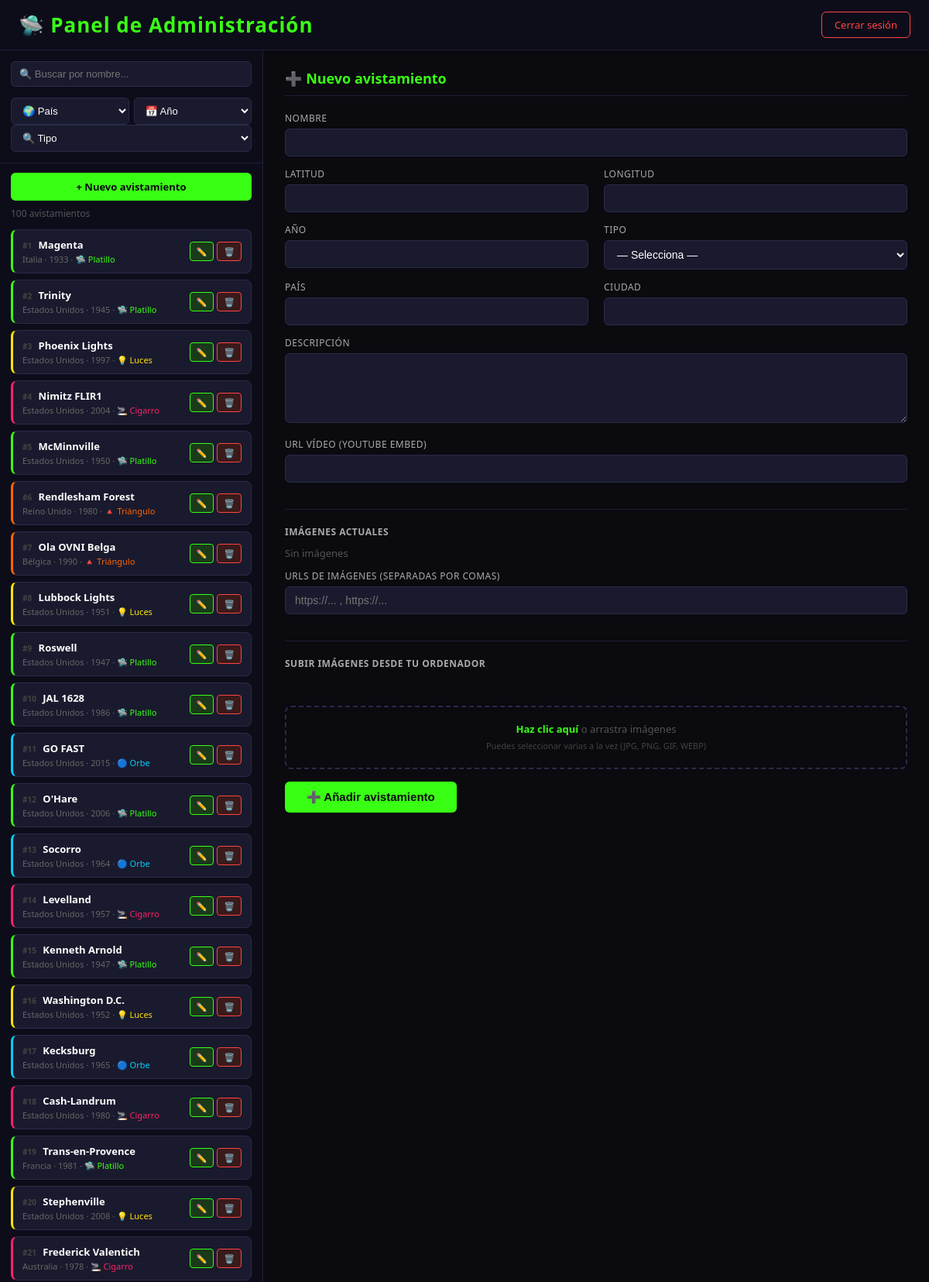
/admin.php (signed in, upper part), run on the app's committed database.
### tables this page shows
CREATE TABLE `avistamientos` (
  `id` int(11) NOT NULL,
  `nombre` varchar(255) NOT NULL,
  `lat` float NOT NULL,
  `lng` float NOT NULL,
  `año` int(11) NOT NULL,
  `pais` varchar(255) NOT NULL,
  `ciudad` varchar(100) DEFAULT '',
  `descripcion` text NOT NULL,
  `imagenes` text NOT NULL,
  `video` varchar(500) NOT NULL,
  `tipo` varchar(50) DEFAULT 'orbe'
);

### admin.php (the view, shortened to what this page needs)
<?php
$host     = 'localhost';
$dbname   = 'ovni_db';
$user     = 'root';
$password = '';
$pdo = new PDO("mysql:host=$host;dbname=$dbname;charset=utf8", $user, $password);
$pdo->setAttribute(PDO::ATTR_ERRMODE, PDO::ERRMODE_EXCEPTION);
$modoEdicion = false;
$avistamiento = [
  'id' => '', 'nombre' => '', 'lat' => '', 'lng' => '', 'año' => '',
  'pais' => '', 'ciudad' => '', 'descripcion' => '', 'video' => '',
  'imagenes' => '', 'tipo' => ''
];
$filtroPais = $_GET['filtro_pais'] ?? '';
$filtroAño  = $_GET['filtro_año']  ?? '';
$filtroTipo = $_GET['filtro_tipo'] ?? '';
$filtroBusq = $_GET['busqueda']    ?? '';
$params = [];
$sql  = "SELECT * FROM avistamientos";
$sql .= " ORDER BY id ASC";
$stmt = $pdo->prepare($sql);
$stmt->execute($params);
$avistamientos = $stmt->fetchAll(PDO::FETCH_ASSOC);
$tipoLabels  = ['platillo'=>'🛸 Platillo','orbe'=>'🔵 Orbe','triangulo'=>'🔺 Triángulo','cigarro'=>'🚬 Cigarro','luces'=>'💡 Luces'];
?>
<!DOCTYPE html>
<html lang="es">
<head>
</head>
<body>
<div id="cabecera">
  <h1>🛸 Panel de Administración</h1>
  <a href="logout.php" class="btn-logout">Cerrar sesión</a>
</div>
<div id="layout">
  <div id="panel-lista">
    <div id="filtros-admin">
      <form method="GET" id="form-filtros">
        <input type="text" name="busqueda" placeholder="🔍 Buscar por nombre..."
               value="<?= htmlspecialchars($filtroBusq) ?>">
        <div class="fila-filtros">
          <select name="filtro_pais" onchange="this.form.submit()">
            <option value="">🌍 País</option>
          </select>
          <select name="filtro_año" onchange="this.form.submit()">
            <option value="">📅 Año</option>
          </select>
        </div>
        <select name="filtro_tipo" onchange="this.form.submit()">
          <option value="">🔍 Tipo</option>
        </select>
      </form>
    </div>
    <a href="admin.php" id="btn-nuevo">+ Nuevo avistamiento</a>
    <div id="contador-lista"><?= count($avistamientos) ?> avistamiento<?= count($avistamientos)!=1?'s':'' ?></div>
    <div id="lista-scroll">
      <?php foreach ($avistamientos as $a):
        $tipoColor = ['platillo'=>'#39ff14','orbe'=>'#00cfff','triangulo'=>'#ff6600','cigarro'=>'#ff2266','luces'=>'#ffe600'];
        $color = $tipoColor[$a['tipo']] ?? '#444';
        $esActivo = $modoEdicion && (int)$avistamiento['id'] === (int)$a['id'];
      ?>
      <div class="item-lista <?= $esActivo ? 'activo' : '' ?>"
           style="border-left-color: <?= $color ?>"
           onclick="location.href='admin.php?editar=<?= $a['id'] ?>&<?= http_build_query(array_filter(['filtro_pais'=>$filtroPais,'filtro_año'=>$filtroAño,'filtro_tipo'=>$filtroTipo,'busqueda'=>$filtroBusq])) ?>'">
        <div class="item-info">
          <div class="item-nombre">
            <span style="color:#444;font-size:10px;margin-right:5px;">#<?= $a['id'] ?></span>
            <?= htmlspecialchars($a['nombre']) ?>
          </div>
          <div class="item-meta">
            <?= htmlspecialchars($a['pais']) ?> · <?= $a['año'] ?> ·
            <span style="color:<?= $color ?>"><?= $tipoLabels[$a['tipo']] ?? $a['tipo'] ?></span>
          </div>
        </div>
        <div class="item-acciones" onclick="event.stopPropagation()">
          <a href="admin.php?editar=<?= $a['id'] ?>" class="btn-mini btn-editar">✏️</a>
          <a href="admin.php?borrar=<?= $a['id'] ?>"
             class="btn-mini btn-borrar"
             onclick="return confirm('¿Eliminar <?= addslashes($a['nombre']) ?>?')">🗑️</a>
        </div>
      </div>
      <?php endforeach; ?>
    </div>
  </div>
  <div id="panel-form">
    <h2><?= $modoEdicion ? '✏️ Editar: ' . htmlspecialchars($avistamiento['nombre']) : '➕ Nuevo avistamiento' ?></h2>
    <form method="POST" enctype="multipart/form-data" id="form-avistamiento">
      <div class="form-grid">
        <div class="span2">
          <label>Nombre</label>
          <input type="text" name="nombre" value="<?= htmlspecialchars($avistamiento['nombre']) ?>" required>
        </div>
        <div>
          <label>Latitud</label>
          <input type="text" name="lat" value="<?= $avistamiento['lat'] ?>" required>
        </div>
        <div>
          <label>Longitud</label>
          <input type="text" name="lng" value="<?= $avistamiento['lng'] ?>" required>
        </div>
        <div>
          <label>Año</label>
          <input type="number" name="año" value="<?= $avistamiento['año'] ?>" required>
        </div>
        <div>
          <label>Tipo</label>
          <select name="tipo" class="form-select" required>
            <option value="">— Selecciona —</option>
          </select>
        </div>
        <div>
          <label>País</label>
          <input type="text" name="pais" value="<?= htmlspecialchars($avistamiento['pais']) ?>" required>
        </div>
        <div>
          <label>Ciudad</label>
          <input type="text" name="ciudad" value="<?= htmlspecialchars($avistamiento['ciudad'] ?? '') ?>">
        </div>
        <div class="span2">
          <label>Descripción</label>
          <textarea name="descripcion" required><?= htmlspecialchars($avistamiento['descripcion']) ?></textarea>
        </div>
        <div class="span2">
          <label>URL Vídeo (YouTube embed)</label>
          <input type="text" name="video" value="<?= htmlspecialchars($avistamiento['video'] ?? '') ?>">
        </div>
      </div>
      <hr class="separador">
      <div class="seccion-imagenes">
        <h3>Imágenes actuales</h3>
        <?php
          $imgs = array_filter(array_map('trim', explode(',', $avistamiento['imagenes'] ?? '')));
          if ($imgs):
        ?>
        <div class="grid-imagenes">
          <?php foreach ($imgs as $img): ?>
          <div class="img-item">
            <img src="<?= htmlspecialchars($img) ?>" alt="imagen" onerror="this.style.opacity='0.3'">
            <?php if ($modoEdicion): ?>
            <a href="admin.php?eliminar_imagen=<?= urlencode($img) ?>&id_avistamiento=<?= $avistamiento['id'] ?>"
               class="btn-eliminar-img"
               onclick="return confirm('¿Eliminar esta imagen?')"
               title="Eliminar imagen">✕</a>
            <?php endif; ?>
          </div>
          <?php endforeach; ?>
        </div>
        <?php else: ?>
          <p style="color:#555; font-size:13px; margin-bottom:12px;">Sin imágenes</p>
        <?php endif; ?>
        <label>URLs de imágenes (separadas por comas)</label>
        <input type="text" name="imagenes" value="<?= htmlspecialchars($avistamiento['imagenes'] ?? '') ?>"
               placeholder="https://... , https://...">
        <hr class="separador">
        <h3>Subir imágenes desde tu ordenador</h3>
        <div id="upload-count"></div>
        <div class="upload-zone" id="upload-zone">
          <div class="upload-zone-texto">
            <span>Haz clic aquí</span> o arrastra imágenes<br>
            <small style="color:#444">Puedes seleccionar varias a la vez (JPG, PNG, GIF, WEBP)</small>
          </div>
        </div>
      </div>
      <button type="submit" class="btn-guardar">
        <?= $modoEdicion ? '💾 Guardar cambios' : '➕ Añadir avistamiento' ?>
      </button>
    </form>
  </div>
</div>
</body>
</html>

### admin.php (style rules this page uses)
* { margin:0; padding:0; box-sizing:border-box; }
body { background-color: #0a0a0f; font-family: 'Segoe UI', sans-serif; color: #fff; height: 100vh; display: flex; flex-direction: column; }
#cabecera { display: flex; align-items: center; justify-content: space-between; padding: 14px 24px; border-bottom: 1px solid #1f1f3a; background: #0d0d1a; flex-shrink: 0; }
#cabecera h1 { color: #39ff14; font-size: 26px; letter-spacing: 1px; }
.btn-logout { background: none; border: 1px solid #ff4444; color: #ff4444; padding: 7px 16px; border-radius: 6px; cursor: pointer; font-size: 13px; text-decoration: none; }
#layout { display: flex; flex: 1; overflow: hidden; }
#panel-lista { width: 340px; min-width: 280px; background: #0d0d1a; border-right: 1px solid #1f1f3a; display: flex; flex-direction: column; flex-shrink: 0; }
#filtros-admin { padding: 14px; border-bottom: 1px solid #1f1f3a; display: flex; flex-direction: column; gap: 8px; }
#filtros-admin input, #filtros-admin select { width: 100%; padding: 8px 10px; background: #1a1a2e; border: 1px solid #2a2a4a; border-radius: 6px; color: #fff; font-size: 13px; }
#filtros-admin .fila-filtros { display: flex; gap: 6px; }
#filtros-admin .fila-filtros select { flex: 1; }
#btn-nuevo { margin: 12px 14px 0; padding: 9px; background: #39ff14; border: none; border-radius: 6px; color: #0a0a0f; font-weight: bold; font-size: 13px; cursor: pointer; text-align: center; display: block; text-decoration: none; }
#contador-lista { padding: 8px 14px 4px; font-size: 12px; color: #555; }
#lista-scroll { flex: 1; overflow-y: auto; padding: 8px 14px 14px; }
.item-lista { display: flex; align-items: center; justify-content: space-between; padding: 10px 12px; margin-bottom: 8px; background: #1a1a2e; border-radius: 8px; border: 1px solid #2a2a4a; cursor: pointer; transition: background 0.15s; border-left: 3px solid transparent; }
.item-info { flex: 1; min-width: 0; }
.item-nombre { font-size: 13px; font-weight: bold; color: #fff; white-space: nowrap; overflow: hidden; text-overflow: ellipsis; }
.item-meta { font-size: 11px; color: #666; margin-top: 2px; }
.item-acciones { display: flex; gap: 4px; flex-shrink: 0; }
.btn-mini { padding: 4px 8px; border-radius: 4px; border: none; font-size: 11px; cursor: pointer; text-decoration: none; display: inline-block; }
.btn-editar { background: #1a3a1a; color: #39ff14; border: 1px solid #39ff14; }
.btn-borrar { background: #3a1a1a; color: #ff4444; border: 1px solid #ff4444; }
#panel-form { flex: 1; overflow-y: auto; padding: 24px 28px; }
#panel-form h2 { color: #39ff14; font-size: 18px; margin-bottom: 20px; padding-bottom: 10px; border-bottom: 1px solid #1f1f3a; }
.form-grid { display: grid; grid-template-columns: 1fr 1fr; gap: 0 20px; }
.form-grid .span2 { grid-column: span 2; }
label { display: block; margin-bottom: 5px; color: #aaa; font-size: 12px; text-transform: uppercase; letter-spacing: 0.5px; }
input[type=text], input[type=number], textarea, select.form-select { width: 100%; padding: 9px 12px; margin-bottom: 14px; background: #1a1a2e; border: 1px solid #2a2a4a; border-radius: 6px; color: #fff; font-size: 14px; transition: border-color 0.2s; }
textarea { height: 90px; resize: vertical; }
.upload-zone { border: 2px dashed #2a2a4a; border-radius: 8px; padding: 18px; text-align: center; cursor: pointer; transition: border-color 0.2s, background 0.2s; margin-bottom: 14px; position: relative; }
.upload-zone-texto { pointer-events: none; color: #555; font-size: 13px; line-height: 1.6; }
.upload-zone-texto span { color: #39ff14; font-weight: bold; }
#upload-count { font-size: 12px; color: #39ff14; margin-bottom: 8px; min-height: 18px; }
.btn-guardar { padding: 11px 28px; background: #39ff14; border: none; border-radius: 6px; color: #0a0a0f; font-weight: bold; font-size: 15px; cursor: pointer; }
.seccion-imagenes { margin-bottom: 16px; }
.seccion-imagenes h3 { color: #aaa; font-size: 12px; text-transform: uppercase; letter-spacing: 0.5px; margin-bottom: 10px; }
.separador { border: none; border-top: 1px solid #1f1f3a; margin: 20px 0; }

### data on the page
avistamientos: id "1", nombre "Magenta", pais "Italia", año "1933", tipo "🛸 Platillo"
avistamientos: id "2", nombre "Trinity", pais "Estados Unidos", año "1945", tipo "🛸 Platillo"
avistamientos: id "3", nombre "Phoenix Lights", pais "Estados Unidos", año "1997", tipo "💡 Luces"
avistamientos: id "4", nombre "Nimitz FLIR1", pais "Estados Unidos", año "2004", tipo "🚬 Cigarro"
avistamientos: id "5", nombre "McMinnville", pais "Estados Unidos", año "1950", tipo "🛸 Platillo"
avistamientos: id "6", nombre "Rendlesham Forest", pais "Reino Unido", año "1980", tipo "🔺 Triángulo"
avistamientos: id "7", nombre "Ola OVNI Belga", pais "Bélgica", año "1990", tipo "🔺 Triángulo"
avistamientos: id "8", nombre "Lubbock Lights", pais "Estados Unidos", año "1951", tipo "💡 Luces"
avistamientos: id "9", nombre "Roswell", pais "Estados Unidos", año "1947", tipo "🛸 Platillo"
avistamientos: id "10", nombre "JAL 1628", pais "Estados Unidos", año "1986", tipo "🛸 Platillo"
avistamientos: id "11", nombre "GO FAST", pais "Estados Unidos", año "2015", tipo "🔵 Orbe"
avistamientos: id "12", nombre "O'Hare", pais "Estados Unidos", año "2006", tipo "🛸 Platillo"
avistamientos: id "13", nombre "Socorro", pais "Estados Unidos", año "1964", tipo "🔵 Orbe"
avistamientos: id "14", nombre "Levelland", pais "Estados Unidos", año "1957", tipo "🚬 Cigarro"
avistamientos: id "15", nombre "Kenneth Arnold", pais "Estados Unidos", año "1947", tipo "🛸 Platillo"
avistamientos: id "16", nombre "Washington D.C.", pais "Estados Unidos", año "1952", tipo "💡 Luces"
avistamientos: id "17", nombre "Kecksburg", pais "Estados Unidos", año "1965", tipo "🔵 Orbe"
avistamientos: id "18", nombre "Cash-Landrum", pais "Estados Unidos", año "1980", tipo "🚬 Cigarro"
avistamientos: id "19", nombre "Trans-en-Provence", pais "Francia", año "1981", tipo "🛸 Platillo"
avistamientos: id "20", nombre "Stephenville", pais "Estados Unidos", año "2008", tipo "💡 Luces"
avistamientos: id "21", nombre "Frederick Valentich", pais "Australia", año "1978", tipo "🚬 Cigarro"

### other printed values
count($avistamientos) "100"
